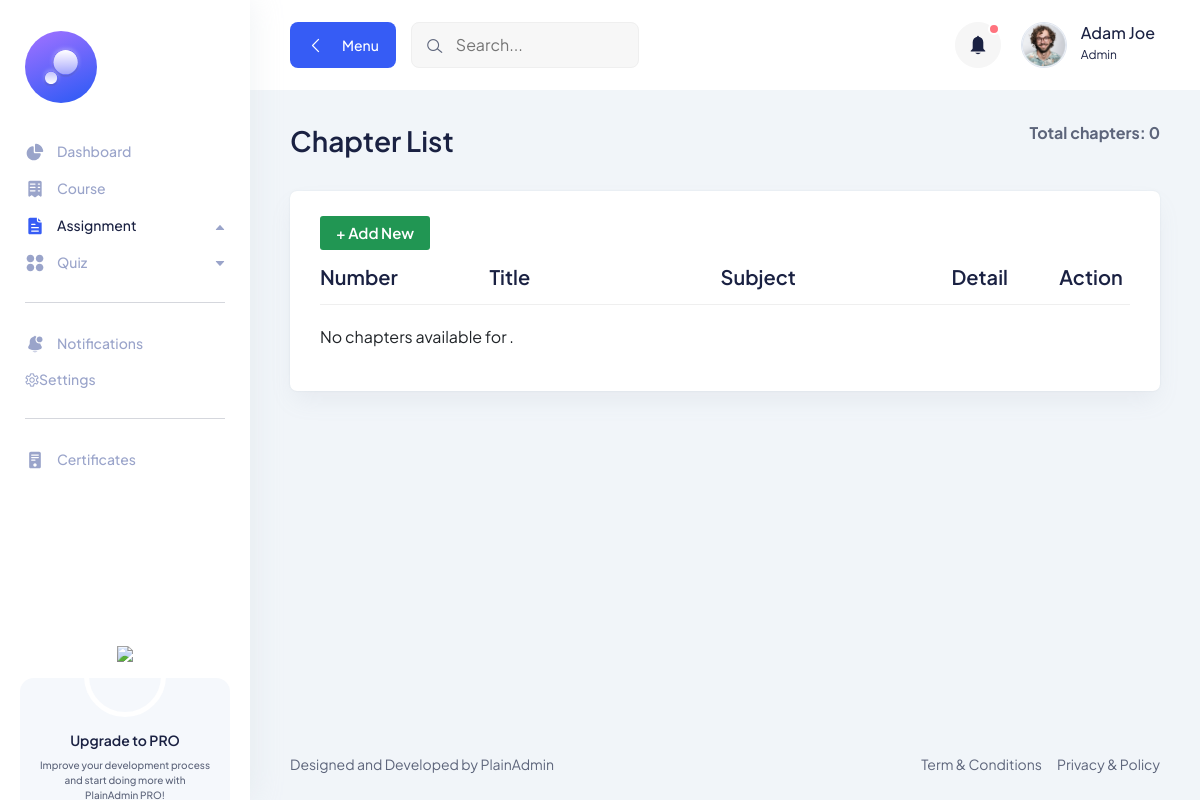
The page /chapters/ on the database as committed earlier.
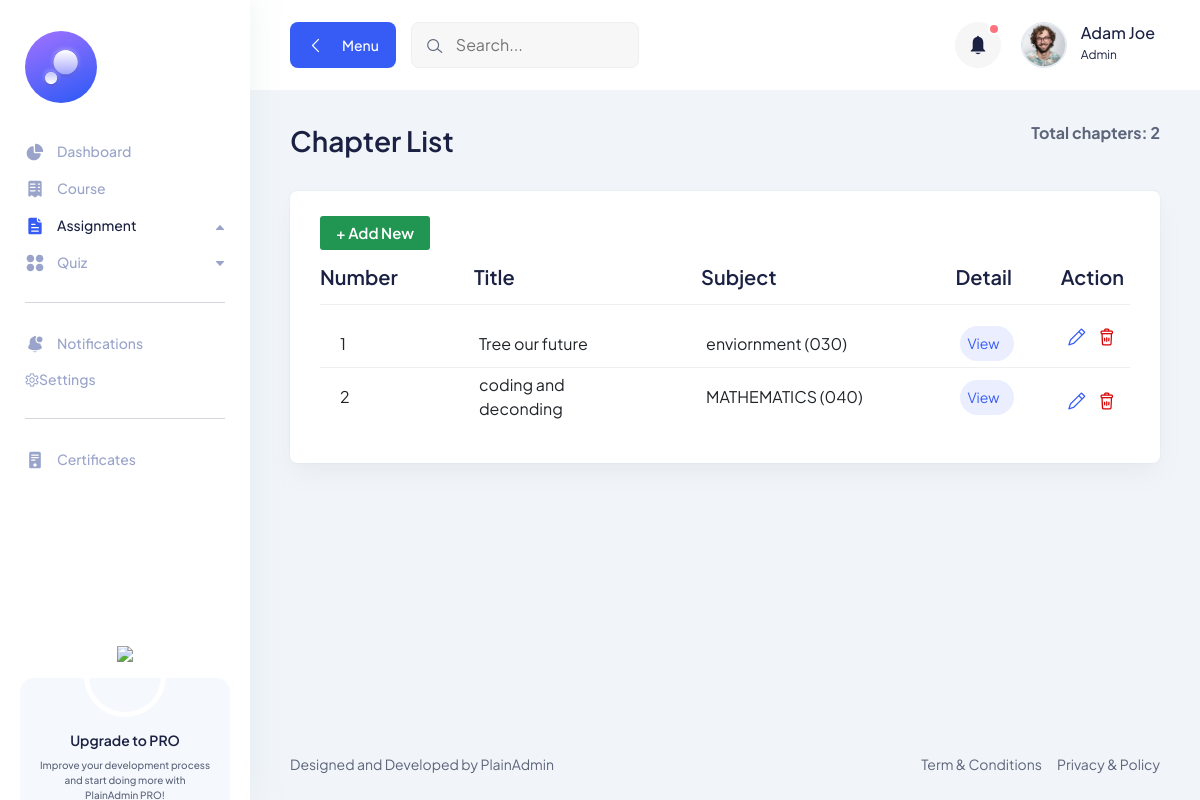
The same page on the database as committed later.
### learning_hub_app/models.py (models this page shows, shortened)
class Chapter(models.Model):
    subject = models.ForeignKey('Subject', on_delete=models.CASCADE, related_name='chapters')
    title = models.CharField(max_length=100)
    number = models.PositiveBigIntegerField(help_text="Chapter order number")
    description = models.TextField(blank=True, null=True)
    content = models.TextField(blank=True, null=True)
    class Meta :
        ordering = ['number']

class Subject(models.Model):
    name = models.CharField(max_length=100)
    code = models.CharField(max_length=20,unique=True)
    course = models.ForeignKey('Course', on_delete=models.CASCADE, related_name='subjects')
    description = models.TextField(blank=True,null=True)
    def __str__(self):
        return f"{self.name} ({self.code})"

### learning_hub_app/views.py (the view)
# urls.py: path("chapters/",  chapter_list, name='chapters'),
def chapter_list(request):
    chapters = Chapter.objects.select_related('subject').all()
    return render(request,'teacher/chapter_list.html',{'chapters':chapters})

### learning_hub_app/templates/teacher/chapter_list.html (shortened to what the changed rows need)
{% extends 'teacher/basefile.html' %}
{% block body %}
      <section class="table-components">
        <div class="container-fluid">
          <div class="title-wrapper pt-30">
            <div class="row align-items-center">
              <div class="col-md-6">
                <div class="title">
                  <h2>Chapter List</h2>
                </div>
              </div>
              <div class="col-md-6">
                <div class="breadcrumb-wrapper">
                  <nav aria-label="breadcrumb">
                    <ol class="breadcrumb">
                        <p class="total" style="margin: 0; font-weight: bold;">Total chapters: {{ chapters|length }}</p>
                    </ol>
                  </nav>
                </div>
              </div>
            </div>
          </div>
          <div class="tables-wrapper">
            <div class="row">
              <div class="col-lg-12">
                <div class="card-style mb-30">
                  <div class="table-wrapper table-responsive">
                    <table class="table">
                      <thead>
                        <tr>
                          <th style="width:11%;" >
                            <h4>Number</h4>
                          </th>
                          <th style="width:15%;">
                            <h4>Title</h4>
                          </th>
                          <th style="width:15%;">
                            <h4>Subject</h4>
                          </th>
                          <th style="width:7%;">
                            <h4>Detail</h4>
                          </th>
                          <th style="width:1%">
                            <h4>Action</h4>
                          </th>
                        </tr>
                      </thead>
                      <tbody>
                         {% for chapter in chapters %}
                        <tr>
                          <td class="min-width" style="padding-left: 20px">
                            {{ chapter.number }}
                          </td>
                          <td class="min-width" style="padding-right: 50px">
                           {{ chapter.title }}
                          </td>
                          <td class="min-width" style="padding-right: 50px">
                            {{ chapter.subject  }}
                          </td>
                          <td class="min-width">
                           <a href="{% url 'chapter_detail' chapter.id %}" class="status-btn active-btn" style="padding-left: 7px">View</a>
                          </td>
                          <td>
                            <div class="action">
                              <button class="edit">
                                <a href="{% url 'update_chapter' chapter.id %}" class="text-primary">
                                  <i class="lni lni-pencil" style="padding-left: 1px"></i>
                                </a>
                              </button>
                              <button class="text-danger">
                                <a href="{% url 'delete_chapter' chapter.id %}" class="text-danger"
                                onclick="return confirm('Are you sure you want to delete this course?');">
                                  <i class="lni lni-trash-can"></i>
                                </a>
                              </button>
                            </div>
                          </td>
                        </tr>
                        {% empty %}
                        <tr>
                          <td colspan="5">No chapters available for {{ subject.name }}.</td>
                        </tr>
                        {% endfor %}
                      </tbody>
                    </table>
                  </div>
                </div>
              </div>
            </div>
          </div>
        </div>
      </section>
{% endblock %}

Rows that differ between the two databases and show on the page:
added Chapter: number "1", title "Tree our future", subject "enviornment (030)"
added Chapter: number "2", title "coding and deconding", subject "MATHEMATICS (040)"
Other text that changed with them:
{{ chapters|length }}: "0" → "2"
text no longer shown: "No chapters available for ."
